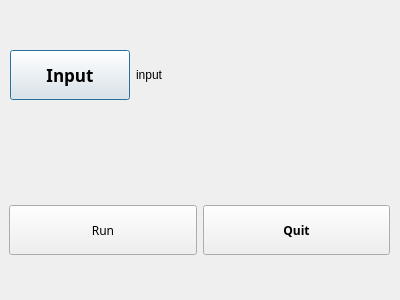
<?xml version="1.0" encoding="UTF-8"?>
<ui version="4.0">
 <class>Dialog</class>
 <widget class="QDialog" name="Dialog">
  <property name="geometry">
   <rect>
    <x>0</x>
    <y>0</y>
    <width>400</width>
    <height>300</height>
   </rect>
  </property>
  <property name="windowTitle">
   <string>Dialog</string>
  </property>
  <widget class="QWidget" name="gridLayoutWidget">
   <property name="geometry">
    <rect>
     <x>10</x>
     <y>10</y>
     <width>381</width>
     <height>131</height>
    </rect>
   </property>
   <layout class="QGridLayout" name="gridLayout">
    <item row="0" column="0">
     <widget class="QPushButton" name="input_btn">
      <property name="minimumSize">
       <size>
        <width>0</width>
        <height>50</height>
       </size>
      </property>
      <property name="maximumSize">
       <size>
        <width>120</width>
        <height>16777215</height>
       </size>
      </property>
      <property name="font">
       <font>
        <family>Arial Black</family>
        <pointsize>13</pointsize>
        <weight>75</weight>
        <bold>true</bold>
       </font>
      </property>
      <property name="text">
       <string>Input</string>
      </property>
     </widget>
    </item>
    <item row="0" column="1">
     <widget class="QLabel" name="in_lbl">
      <property name="minimumSize">
       <size>
        <width>0</width>
        <height>100</height>
       </size>
      </property>
      <property name="text">
       <string>input</string>
      </property>
     </widget>
    </item>
   </layout>
  </widget>
  <widget class="QWidget" name="gridLayoutWidget_2">
   <property name="geometry">
    <rect>
     <x>9</x>
     <y>190</y>
     <width>381</width>
     <height>80</height>
    </rect>
   </property>
   <layout class="QGridLayout" name="gridLayout_2">
    <item row="0" column="0">
     <widget class="QPushButton" name="run_btn">
      <property name="minimumSize">
       <size>
        <width>0</width>
        <height>50</height>
       </size>
      </property>
      <property name="sizeIncrement">
       <size>
        <width>0</width>
        <height>20</height>
       </size>
      </property>
      <property name="baseSize">
       <size>
        <width>0</width>
        <height>20</height>
       </size>
      </property>
      <property name="font">
       <font>
        <family>Arial Black</family>
       </font>
      </property>
      <property name="text">
       <string>Run</string>
      </property>
     </widget>
    </item>
    <item row="0" column="1">
     <widget class="QPushButton" name="quit_btn">
      <property name="minimumSize">
       <size>
        <width>0</width>
        <height>50</height>
       </size>
      </property>
      <property name="font">
       <font>
        <family>Arial Black</family>
        <weight>75</weight>
        <bold>true</bold>
       </font>
      </property>
      <property name="text">
       <string>Quit</string>
      </property>
     </widget>
    </item>
   </layout>
  </widget>
 </widget>
 <resources/>
 <connections/>
</ui>
